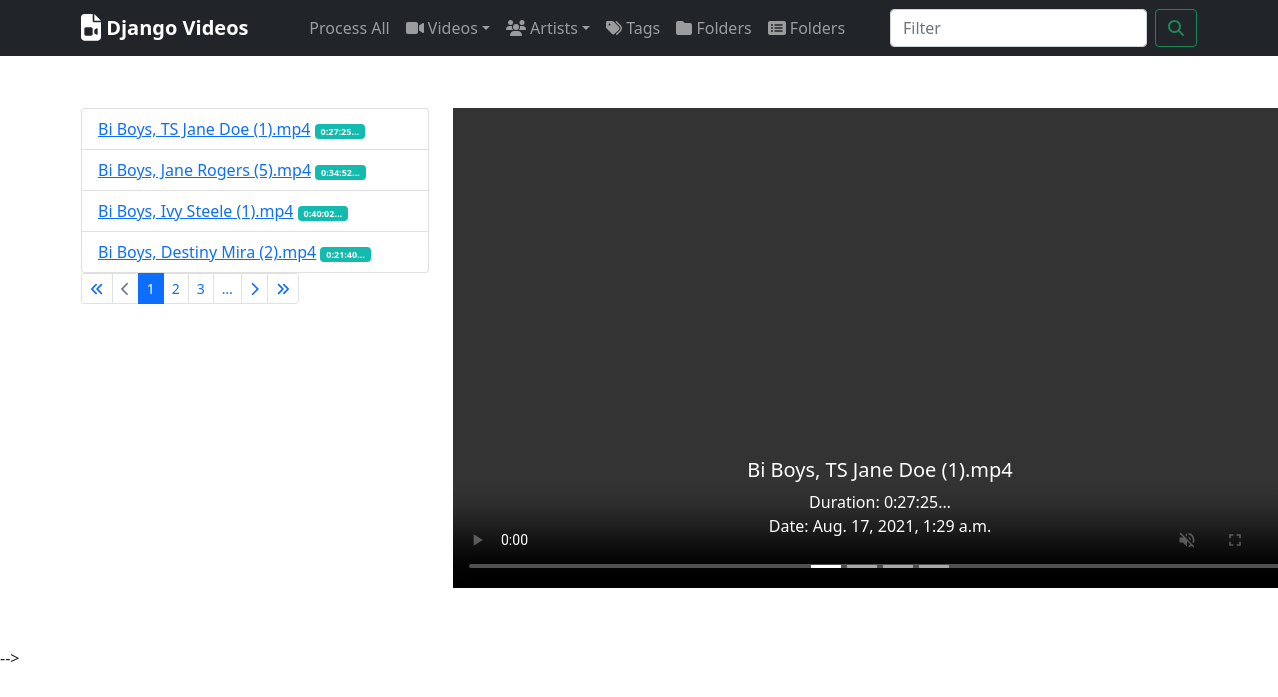
Screenshot of /artists/231 with the database file from the repository.
### videos/models.py (models this page shows, shortened)
class Video(models.Model):
    full_path = models.FilePathField(unique=True, allow_files=True, allow_folders=False)
    name = models.CharField(unique=True, max_length=100)
    file_size = models.PositiveBigIntegerField(null=False, default=0)
    file_date = models.DateTimeField()
    duration = models.DurationField(null=False)
    file_count = models.PositiveIntegerField(null=True)
    is_movie = models.BooleanField(default=False)
    width = models.IntegerField(default=840, null=False)
    height = models.IntegerField(default=480, null=False)
    frame_rate = models.FloatField(default=23.96)
    video_bitrate = models.FloatField(default=768)
    audio_bitrate = models.FloatField(default=128)
    category = models.ForeignKey(Category, blank=True, on_delete=models.SET_DEFAULT, default=2)  # default is Ordinary
    tags = models.ManyToManyField('Tag', blank=True)
    artists = models.ManyToManyField('Artist', blank=True)
    class Meta:
        ordering = ['category', 'name']
        indexes = [
            models.Index(fields=['name']),
            models.Index(fields=['is_movie', 'name']),
            models.Index(fields=['file_size'])
        ]
    @property
    def url_path(self):
        cat = self.category.full_name
        return "%s/%s" % (cat, self.name)

### videos/views.py (the view)
# urls.py: path('artists/<int:pk>', ArtistDetailView.as_view()),
class ArtistDetailView(DetailView, MultipleObjectMixin):
    model = Artist
    paginate_by = 4
    def get_queryset(self):
        queryset = super(ArtistDetailView, self).get_queryset()
        if global_filter != "":
            if global_filter.lower() == "movie":
                queryset = queryset.filter(video__is_movie=True)
            else:
                queryset = Artist.objects.filter(Q(name__icontains=global_filter) |
                                                 Q(category__full_name__icontains=global_filter))
        return queryset
    def get_context_data(self, **kwargs):
        object_list = Video.objects.filter(artist=self.get_object()).order_by('-file_date')
        context = super(ArtistDetailView, self).get_context_data(object_list=object_list, **kwargs)
        return context

### templates/videos/artist_detail.html (shortened to what this page needs)
{% extends "base.html" %}
{% load humanize %}
{% load static %}
{% block side_list %}
    <div class="col-md-12">
        <div class="row-cols-md-auto">
            <ul class="list-group">
                {% for video in page_obj %}
                    <li class="list-group-item" style="">
                        <a href="/videos/{{ video.id }}">{{ video.name }}</a>&nbsp;<span
                            class="badge badge-primary badge-notification"
                            style="background-color: rgb(18, 187, 173); color: rgb(255, 255, 255); font-size: 9px; font-weight: 700; white-space: nowrap;">{{ video.duration|truncatechars:8 }}</span>
                    </li>
                {% endfor %}
            </ul>
        </div>
        <div class="row-cols-md-auto">
            <nav>
                <ul class="pagination pagination-sm">
                    <li class="page-item"><a class="page-link" href="?page=1"><i class="fa fa-angle-double-left" aria-hidden="true"></i></a></li> {% if page_obj.has_previous %}
                        <li class="page-item"><a class="page-link" href="?page={{ page_obj.previous_page_number }}"><i class="fa fa-chevron-left" aria-hidden="true"></i></a></li> {% else %}
                        <li class="page-item disabled"><span class="page-link"><i class="fa fa-chevron-left" aria-hidden="true"></i></span></li> {% endif %}
                    {% for i in page_obj.paginator.page_range %} {% if page_obj.number == i %}
                            <li class="page-item active"><span class="page-link">{{ i }} <span class="sr-only">(current)</span></span></li>{% elif i > page_obj.number|add:'-3' and i < page_obj.number|add:'3' %}
                            <li class="page-item"><a class="page-link" href="?page={{ i }}">{{ i }}</a></li>{% endif %}{% endfor %}
                    {% if page_obj.paginator.num_pages > page_obj.number|add:'2' %}
                        <li class="page-item"><a class="page-link"href="?page={{ page_obj.number|add:'3' }}">&hellip;</a></li>{% endif %}
                    {% if page_obj.has_next %}
                        <li class="page-item"><a class="page-link" href="?page={{ page_obj.next_page_number }}"><i class="fa fa-chevron-right" aria-hidden="true"></i></a></li>{% else %}
                        <li class="page-item disabled"><span class="page-link"><i class="fa fa-chevron-right" aria-hidden="true"></i></span></li>{% endif %}
                    <li class="page-item"><a class="page-link" href="?page={{ page_obj.paginator.num_pages }}"><i class="fa fa-angle-double-right" aria-hidden="true"></i></a></li>
                </ul>
            </nav>
        </div>
    </div>
{% endblock side_list %}
{% block main_content %}
    <div id="videos" class="carousel slide " data-bs-ride="carousel">
        <ol class="carousel-indicators">{% for video in page_obj %}{% if forloop.counter0 == 0 %}
            <li data-bs-target="#videos" data-bs-slide-to="{{ forloop.counter0 }}" class="active"></li>{% else %}
            <li data-bs-target="#videos" data-bs-slide-to="{{ forloop.counter0 }}"></li>{% endif %}{% endfor %}
        </ol>
        <div class="carousel-inner">{% for video in page_obj %}{% if forloop.counter0 == 0 %}
            <div class="carousel-item active" data-bs-interval="100000" >{% else %}
            <div class="carousel-item" data-bs-interval="0" >{% endif %}
                <video id="my-video" controls preload="metadata" muted width="854" height="480" loop="false" autoplay="false" >
                    <source src="{%  static video.url_path %}" type="video/mp4" />
                </video>
                <div class="carousel-caption d-none d-md-block">
                    <h5>{{ video.name }}</h5>
                    <p>Duration: {{ video.duration|truncatechars:8 }}<br/>
                       Date: {{ video.file_date }}
                    </p>
                </div>
            </div>{% endfor %}
        </div>
    </div>
{% endblock main_content %}
{% block sub_js %}<script src="
{%  endblock sub_js %}
{% block sub_css %}<link href="{% static 'css/video-js.css' %}" rel="stylesheet" />{%  endblock sub_css %}

### templates/base.html (shortened to what this page needs)
<!DOCTYPE html>
<html lang="en-us">
<head>
    {% load static %}
    <link rel="stylesheet" href="{% static 'css/bootstrap.min.css' %}" />
    <link rel="stylesheet" href="{% static 'css/all.css' %}"/>
    {% block sub_css %}{% endblock sub_css %}
</head>
<body>
    <nav class="navbar navbar-expand-md navbar-dark bg-dark" style="">
        <div class="container"><a class="navbar-brand" href="/">
            <i class="fas d-inline fa-lg fa-file-video"></i>
            <b> Django Videos</b>
        </a>
            <div class="collapse navbar-collapse" id="navbar10">
                <ul class="navbar-nav m-lg-auto">
                    <li class="nav-item"><a class="nav-link" href="/processAll">Process All</a></li>
                    <li class="nav-item dropdown"><a class="nav-link dropdown-toggle" href="/videos"
                                                     id="navbarDropdownMenuLink" data-toggle="dropdown"
                                                     aria-haspopup="true"
                                                     aria-expanded="false"><i class="fas fa-video"></i> Videos</a>
                    </li>
                    <li class="nav-item dropdown"><a class="nav-link dropdown-toggle" href="/artists"
                                                     id="navbarDropdownMenuLink" data-toggle="dropdown"
                                                     aria-haspopup="true"
                                                     aria-expanded="false"><i class="fas fa-users"></i> Artists</a>
                    </li>
                    <li class="nav-item dropdown"><a class="nav-link" href="/tags" aria-haspopup="true"
                                                     aria-expanded="false"><i class="fas fa-tags"></i> Tags</a>
                    </li>
                    <li class="nav-item dropdown"><a class="nav-link" href="/folders" aria-haspopup="true"
                                                     aria-expanded="false"><i class="fas fa-folder"></i> Folders</a>
                    </li>
                    <li class="nav-item dropdown"><a class="nav-link" href="/category_list" aria-haspopup="true"
                                                     aria-expanded="false"><i class="fas fa-list-alt"></i> Folders</a>
                    </li>
                </ul>
              <form class="d-flex">
                <input class="form-control me-2" type="search" placeholder="Filter" aria-label="Filter">
                  <button class="btn btn-outline-success" type="submit"><i class="fa fa-search"></i></button>
              </form>
            </div>
        </div>
    </nav>
<div class="py-5 d-flex">
    <div class="container w-100 d-flex">
        <div class="row d-flex left-content-start flex-grow-0 w-100">
            <div class="col-md-4 justify-content-start flex-row align-items-start py-1 d-inline-flex">
                {% block side_list %}{% endblock side_list %}
            </div>
            <div class="col-md-8 justify-content-start flex-row align-items-start py-1 d-inline-flex flex-grow-1">
                {% block main_content %}{% endblock main_content %}
            </div>
        </div>
    </div>
</div>
{% block sub_js %}{% endblock sub_js %}
</body>
</html>

### static/css/all.css (style rules this page uses)
.fa-lg { font-size: 1.33333em; line-height: 0.75em; vertical-align: -.0667em; }
.fa-chevron-left:before { content: "\f053"; }
.fa-chevron-right:before { content: "\f054"; }
.fa-file-video:before { content: "\f1c8"; }
.fa-folder:before { content: "\f07b"; }
.fa-tags:before { content: "\f02c"; }
.fa-users:before { content: "\f0c0"; }
.fa-video:before { content: "\f03d"; }

### rows the page displays
Video: name "Bi Boys, TS Jane Doe (1).mp4", duration "0:27:25…", file_date "Aug. 17, 2021, 1:29 a.m."
Video: name "Bi Boys, Jane Rogers (5).mp4", duration "0:34:52…"
Video: name "Bi Boys, Ivy Steele (1).mp4", duration "0:40:02…"
Video: name "Bi Boys, Destiny Mira (2).mp4", duration "0:21:40…"

### other values shown
{{ i }} "1"
{{ i }} "2" "3"
